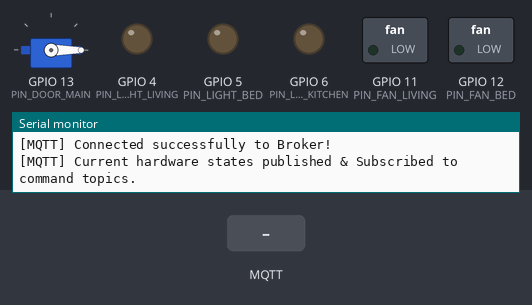
A sketch run on a simulated ESP32-S3. On the bench: servo, switched loads named in the sketch (green lamp = pin HIGH), output pins drawn as LEDs (lit = HIGH), the last lines printed to the serial monitor. Inputs (shaded band) come from the test bench. WiFi joins after 1.5 s; servers stay silent unless stated; random numbers use the default seed unless the sketch sets one; EEPROM starts erased; no MQTT or app messages arrive unless stated.

Above: at 2.7 s.
2.8 s: MQTT message "ON" arrives on the first subscribed topic
At 3.2 s:
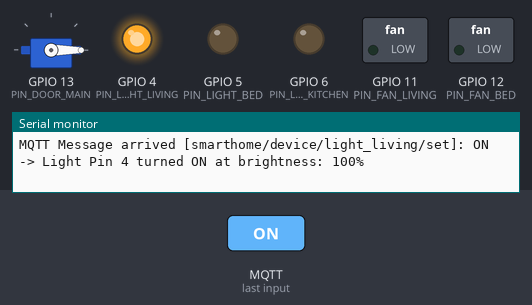
4.3 s: MQTT message "ON" arrives on the second subscribed topic
At 5.5 s:
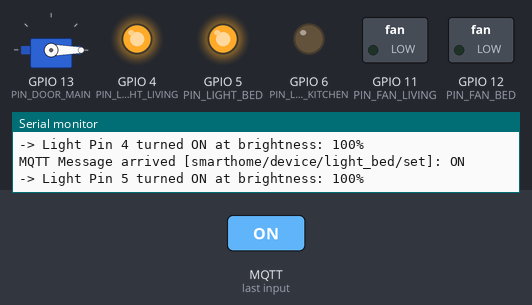
5.8 s: MQTT message "OFF" arrives on the first subscribed topic
At 6.6 s:
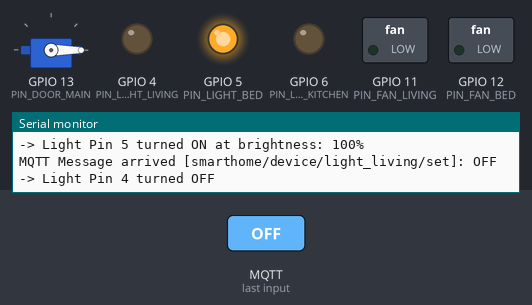
7.3 s: MQTT message "ON" arrives on the third subscribed topic
At 7.8 s:
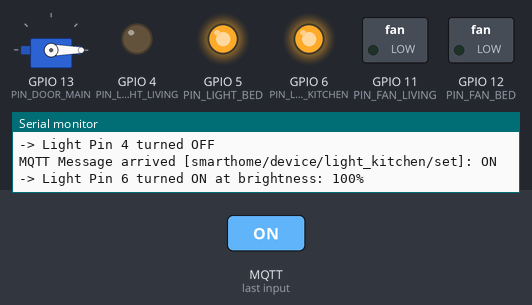
8.8 s: MQTT message "OFF" arrives on the second subscribed topic
At 10.0 s:
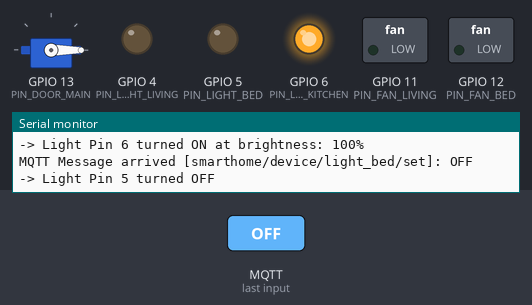
10.3 s: MQTT message "ON" arrives on the first subscribed topic
At 11.3 s:
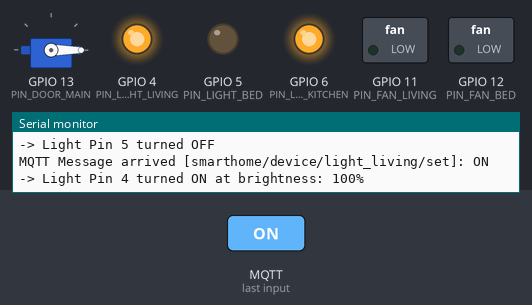
Timing chart, 0 to 12.8 s (numbered marks = the images above; inputs shaded):
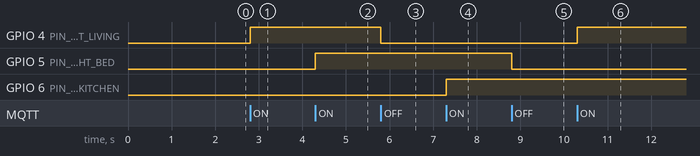

The sketch:

esp32_smarthome.ino
```cpp
/**
 * CHƯƠNG TRÌNH ĐIỀU KHIỂN HỆ THỐNG SMART HOME QUA ESP32-S3 (MÔ PHỎNG
 * BREADBOARD)
 *
 * Các thư viện cần cài đặt qua Arduino Library Manager:
 * 1. PubSubClient (bởi Nick O'Leary) - Để kết nối giao thức MQTT.
 * 2. ESP32Servo (bởi John K. Bennett) - Để điều khiển động cơ Servo trên chip
 * ESP32.
 *
 * Sơ đồ nối dây an toàn (GPIO Pinout - Tránh xung đột OSPI Flash/RAM):
 * - Đèn phòng khách: GPIO 4
 * - Đèn phòng ngủ: GPIO 5
 * - Đèn nhà bếp: GPIO 6
 * - Quạt phòng khách: GPIO 11
 * - Quạt phòng ngủ: GPIO 12
 * - Cửa chính: GPIO 13
 */

#include <ESP32Servo.h>
#include <Preferences.h>
#include <PubSubClient.h>
#include <WiFi.h>

// ==========================================
// THÔNG TIN CẤU HÌNH KẾT NỐI (THAY ĐỔI TẠI ĐÂY)
// ==========================================
const char *ssid = "H09";                      // Tên mạng Wi-Fi nhà bạn
const char *password = "hoilamgi";             // Mật khẩu Wi-Fi
const char *mqtt_server = "broker.hivemq.com"; // Địa chỉ MQTT Broker
const int mqtt_port = 1883;

// Định nghĩa Topic điều khiển (App -> ESP32) và phản hồi (ESP32 -> App) cho 6
// thiết bị
#define TOPIC_LIGHT_LIVING_SET "smarthome/device/light_living/set"
#define TOPIC_LIGHT_LIVING_STATE "smarthome/device/light_living/state"

#define TOPIC_LIGHT_BED_SET "smarthome/device/light_bed/set"
#define TOPIC_LIGHT_BED_STATE "smarthome/device/light_bed/state"

#define TOPIC_LIGHT_KITCHEN_SET "smarthome/device/light_kitchen/set"
#define TOPIC_LIGHT_KITCHEN_STATE "smarthome/device/light_kitchen/state"

#define TOPIC_FAN_LIVING_SET "smarthome/device/fan_living/set"
#define TOPIC_FAN_LIVING_STATE "smarthome/device/fan_living/state"

#define TOPIC_FAN_BED_SET "smarthome/device/fan_bed/set"
#define TOPIC_FAN_BED_STATE "smarthome/device/fan_bed/state"

#define TOPIC_DOOR_SET "smarthome/device/door_main/set"
#define TOPIC_DOOR_STATE "smarthome/device/door_main/state"

// Định nghĩa sơ đồ chân GPIO an toàn
const int PIN_LIGHT_LIVING = 4;
const int PIN_LIGHT_BED = 5;
const int PIN_LIGHT_KITCHEN = 6;
const int PIN_FAN_LIVING = 11;
const int PIN_FAN_BED = 12;
const int PIN_DOOR_MAIN = 13;

// Biến đối tượng
WiFiClient espClient;
PubSubClient client(espClient);
Servo mainDoorServo;
Preferences preferences;

// Hàm cấu hình và kết nối Wi-Fi
void setup_wifi() {
  delay(10);
  Serial.println();
  Serial.printf("Connecting to WiFi SSID: %s\n", ssid);

  WiFi.mode(WIFI_STA);
  WiFi.begin(ssid, password);

  int attempt = 0;
  while (WiFi.status() != WL_CONNECTED) {
    delay(500);
    Serial.print(".");
    attempt++;
    if (attempt % 20 == 0) {
      Serial.printf("\n[WiFi] Still trying to connect. WiFi Status Code: %d\n",
                    WiFi.status());
    }
  }

  Serial.println("");
  Serial.println("[WiFi] Connected successfully!");
  Serial.print("[WiFi] IP address: ");
  Serial.println(WiFi.localIP());
  Serial.printf("[WiFi] Signal Strength (RSSI): %d dBm\n", WiFi.RSSI());
}

// Hàm bổ trợ điều khiển Đèn LED
void handleLight(String topicStr, String commandTopic, String stateTopic,
                 int pin, String prefKey, String message) {
  if (topicStr.equals(commandTopic)) {
    if (message.equals("OFF")) {
      ledcWrite(pin, 0); // Tắt LED
      preferences.putInt(prefKey.c_str(), 0);
      client.publish(stateTopic.c_str(), "OFF", true);
      Serial.printf("-> Light Pin %d turned OFF\n", pin);
    } else if (message.startsWith("ON")) {
      int brightness = 100; // Mặc định sáng tối đa
      if (message.indexOf("BRIGHTNESS=") > 0) {
        brightness =
            message.substring(message.indexOf("BRIGHTNESS=") + 11).toInt();
      }

      // Ánh xạ độ sáng 0-100% sang PWM 8-bit (0-255)
      int pwmVal = map(brightness, 0, 100, 0, 255);
      ledcWrite(pin, pwmVal);
      preferences.putInt(prefKey.c_str(), pwmVal);

      String response = "ON,BRIGHTNESS=" + String(brightness);
      client.publish(stateTopic.c_str(), response.c_str(), true);
      Serial.printf("-> Light Pin %d turned ON at brightness: %d%%\n", pin,
                    brightness);
    }
  }
}

// Hàm bổ trợ điều khiển Quạt kèm cơ chế Kickstart
void handleFan(String topicStr, String commandTopic, String stateTopic, int pin,
               String prefKey, String message) {
  if (topicStr.equals(commandTopic)) {
    if (message.equals("OFF")) {
      ledcWrite(pin, 0); // Tắt quạt
      preferences.putInt(prefKey.c_str(), 0);
      client.publish(stateTopic.c_str(), "OFF", true);
      Serial.printf("-> Fan Pin %d turned OFF\n", pin);
    } else if (message.startsWith("ON")) {
      int speed = 1; // Mặc định tốc độ thấp nhất
      if (message.indexOf("SPEED=") > 0) {
        speed = message.substring(message.indexOf("SPEED=") + 6).toInt();
      }

      // Ánh xạ tốc độ 1-3 sang giá trị PWM (được tăng để tránh quạt bị kẹt sau
      // khi kickstart)
      int pwmVal = 0;
      if (speed == 1)
        pwmVal = 135; // Mức 1 (Cân bằng, bắt đầu từ 135)
      else if (speed == 2)
        pwmVal = 195; // Mức 2
      else if (speed == 3)
        pwmVal = 255; // Mức 3 (100% công suất)

      // Kiểm tra xem quạt có đang tắt hay không để áp dụng kickstart
      int currentPwm = preferences.getInt(prefKey.c_str(), 0);
      if (currentPwm == 0 && pwmVal > 0) {
        // Cấp nguồn tối đa 100% trong 200ms để quạt thắng lực ma sát tĩnh khởi
        // điểm
        Serial.printf("-> Kickstarting Fan on Pin %d...\n", pin);
        ledcWrite(pin, 255);
        delay(200);
      }

      ledcWrite(pin, pwmVal);
      preferences.putInt(prefKey.c_str(), pwmVal);

      String response = "ON,SPEED=" + String(speed);
      client.publish(stateTopic.c_str(), response.c_str(), true);
      Serial.printf("-> Fan Pin %d turned ON at speed level: %d (PWM: %d)\n",
                    pin, speed, pwmVal);
    }
  }
}

// Hàm xử lý gói tin MQTT nhận được từ App
void callback(char *topic, byte *payload, unsigned int length) {
  String message = "";
  for (unsigned int i = 0; i < length; i++) {
    message += (char)payload[i];
  }

  String topicStr = String(topic);
  Serial.printf("MQTT Message arrived [%s]: %s\n", topic, message.c_str());

  // 1. ĐIỀU KHIỂN ĐÈN
  handleLight(topicStr, TOPIC_LIGHT_LIVING_SET, TOPIC_LIGHT_LIVING_STATE,
              PIN_LIGHT_LIVING, "lt_living", message);
  handleLight(topicStr, TOPIC_LIGHT_BED_SET, TOPIC_LIGHT_BED_STATE,
              PIN_LIGHT_BED, "lt_bed", message);
  handleLight(topicStr, TOPIC_LIGHT_KITCHEN_SET, TOPIC_LIGHT_KITCHEN_STATE,
              PIN_LIGHT_KITCHEN, "lt_kitchen", message);

  // 2. ĐIỀU KHIỂN QUẠT
  handleFan(topicStr, TOPIC_FAN_LIVING_SET, TOPIC_FAN_LIVING_STATE,
            PIN_FAN_LIVING, "fan_living", message);
  handleFan(topicStr, TOPIC_FAN_BED_SET, TOPIC_FAN_BED_STATE, PIN_FAN_BED,
            "fan_bed", message);

  // 3. ĐIỀU KHIỂN CỬA/ĐỘNG CƠ SERVO
  if (topicStr.equals(TOPIC_DOOR_SET)) {
    if (message.equals("OPEN")) {
      mainDoorServo.write(90); // Mở cửa (Góc 90 độ)
      preferences.putInt("door_open", 1);
      client.publish(TOPIC_DOOR_STATE, "OPEN", true);
      Serial.println("-> Door OPENED");
    } else if (message.equals("CLOSE")) {
      mainDoorServo.write(0); // Đóng cửa (Về lại góc 0 độ)
      preferences.putInt("door_open", 0);
      client.publish(TOPIC_DOOR_STATE, "CLOSE", true);
      Serial.println("-> Door CLOSED");
    }
  }
}

// Hàm kết nối lại với MQTT Broker khi mất kết nối
void reconnect() {
  while (!client.connected()) {
    Serial.printf("[MQTT] Attempting connection to Broker: %s:%d\n",
                  mqtt_server, mqtt_port);

    String clientId = "ESP32S3_SmartHome_Client_" + String(random(0xffff), HEX);

    if (client.connect(clientId.c_str())) {
      Serial.println("[MQTT] Connected successfully to Broker!");

      // Đăng ký (Subscribe) nhận lệnh điều khiển thiết bị
      client.subscribe(TOPIC_LIGHT_LIVING_SET);
      client.subscribe(TOPIC_LIGHT_BED_SET);
      client.subscribe(TOPIC_LIGHT_KITCHEN_SET);
      client.subscribe(TOPIC_FAN_LIVING_SET);
      client.subscribe(TOPIC_FAN_BED_SET);
      client.subscribe(TOPIC_DOOR_SET);

      // Đọc trạng thái hiện tại từ Preferences để gửi lên MQTT đồng bộ trạng
      // thái thực tế
      int lightLivingVal = preferences.getInt("lt_living", 0);
      int lightBedVal = preferences.getInt("lt_bed", 0);
      int lightKitchenVal = preferences.getInt("lt_kitchen", 0);
      int fanLivingVal = preferences.getInt("fan_living", 0);
      int fanBedVal = preferences.getInt("fan_bed", 0);
      int doorOpen = preferences.getInt("door_open", 0);

      client.publish(
          TOPIC_LIGHT_LIVING_STATE,
          lightLivingVal > 0
              ? ("ON,BRIGHTNESS=" + String(map(lightLivingVal, 0, 255, 0, 100)))
                    .c_str()
              : "OFF",
          true);
      client.publish(
          TOPIC_LIGHT_BED_STATE,
          lightBedVal > 0
              ? ("ON,BRIGHTNESS=" + String(map(lightBedVal, 0, 255, 0, 100)))
                    .c_str()
              : "OFF",
          true);
      client.publish(TOPIC_LIGHT_KITCHEN_STATE,
                     lightKitchenVal > 0
                         ? ("ON,BRIGHTNESS=" +
                            String(map(lightKitchenVal, 0, 255, 0, 100)))
                               .c_str()
                         : "OFF",
                     true);

      // Phát trạng thái quạt dựa trên giá trị PWM lưu trữ
      String fanLivingPayload = "OFF";
      if (fanLivingVal > 0) {
        int speed = 1;
        if (fanLivingVal >= 225)
          speed = 3;
        else if (fanLivingVal >= 165)
          speed = 2;
        fanLivingPayload = "ON,SPEED=" + String(speed);
      }
      client.publish(TOPIC_FAN_LIVING_STATE, fanLivingPayload.c_str(), true);

      String fanBedPayload = "OFF";
      if (fanBedVal > 0) {
        int speed = 1;
        if (fanBedVal >= 225)
          speed = 3;
        else if (fanBedVal >= 165)
          speed = 2;
        fanBedPayload = "ON,SPEED=" + String(speed);
      }
      client.publish(TOPIC_FAN_BED_STATE, fanBedPayload.c_str(), true);

      client.publish(TOPIC_DOOR_STATE, doorOpen == 1 ? "OPEN" : "CLOSE", true);

      Serial.println("[MQTT] Current hardware states published & Subscribed to "
                     "command topics.");
    } else {
      int state = client.state();
      Serial.printf("[MQTT] Connection failed, State Code: %d\n", state);
      Serial.println("[MQTT] Retrying in 5 seconds...");
      delay(5000);
    }
  }
}

void setup() {
  Serial.begin(115200);

  // Cấu hình chân GPIO làm đầu ra
  pinMode(PIN_LIGHT_LIVING, OUTPUT);
  pinMode(PIN_LIGHT_BED, OUTPUT);
  pinMode(PIN_LIGHT_KITCHEN, OUTPUT);
  pinMode(PIN_FAN_LIVING, OUTPUT);
  pinMode(PIN_FAN_BED, OUTPUT);

  // Cấu hình LEDC (PWM) cho ESP32-S3
  // ledcAttachChannel(Pin, Tần số, Độ phân giải, Kênh)
  ledcAttachChannel(PIN_LIGHT_LIVING, 5000, 8, 1);
  ledcAttachChannel(PIN_LIGHT_BED, 5000, 8, 2);
  ledcAttachChannel(PIN_LIGHT_KITCHEN, 5000, 8, 3);
  ledcAttachChannel(PIN_FAN_LIVING, 5000, 8, 4);
  ledcAttachChannel(PIN_FAN_BED, 5000, 8, 5);

  // Khởi chạy Preferences lưu trạng thái
  preferences.begin("smarthome", false);

  // Đọc các giá trị đã lưu, nếu chưa có thì dùng mặc định
  int lightLivingVal = preferences.getInt("lt_living", 0);
  int lightBedVal = preferences.getInt("lt_bed", 0);
  int lightKitchenVal = preferences.getInt("lt_kitchen", 0);
  int fanLivingVal = preferences.getInt("fan_living", 0);
  int fanBedVal = preferences.getInt("fan_bed", 0);
  int doorOpen = preferences.getInt("door_open", 0);

  // Khôi phục trạng thái vật lý kèm cơ chế Kickstart để quạt không bị kẹt khi
  // khởi động từ trạng thái nguội (cold boot)
  if (fanLivingVal > 0) {
    ledcWrite(PIN_FAN_LIVING, 255);
  }
  if (fanBedVal > 0) {
    ledcWrite(PIN_FAN_BED, 255);
  }

  if (fanLivingVal > 0 || fanBedVal > 0) {
    delay(200); // Cấp điện áp tối đa 200ms để trục động cơ thắng ma sát quay
                // khởi hành
  }

  // Khôi phục trạng thái xuất ra chân vật lý thực tế
  ledcWrite(PIN_LIGHT_LIVING, lightLivingVal);
  ledcWrite(PIN_LIGHT_BED, lightBedVal);
  ledcWrite(PIN_LIGHT_KITCHEN, lightKitchenVal);
  ledcWrite(PIN_FAN_LIVING, fanLivingVal);
  ledcWrite(PIN_FAN_BED, fanBedVal);

  // Cài đặt chân điều khiển Servo cửa chính
  mainDoorServo.attach(PIN_DOOR_MAIN);
  if (doorOpen == 1) {
    mainDoorServo.write(90);
  } else {
    mainDoorServo.write(0);
  }

  // Kết nối Wi-Fi và cài đặt MQTT
  setup_wifi();
  client.setServer(mqtt_server, mqtt_port);
  client.setCallback(callback);
}

void loop() {
  if (!client.connected()) {
    reconnect();
  }
  client.loop();
}
```

Measured:
- after the input at 2.8 s, GPIO 4 (PIN_LIGHT_LIVING): LOW → HIGH at once
- after the input at 4.3 s, GPIO 5 (PIN_LIGHT_BED): LOW → HIGH at once
- after the input at 5.8 s, GPIO 4 (PIN_LIGHT_LIVING): HIGH → LOW at once
- after the input at 7.3 s, GPIO 6 (PIN_LIGHT_KITCHEN): LOW → HIGH at once
- after the input at 8.8 s, GPIO 5 (PIN_LIGHT_BED): HIGH → LOW at once
- after the input at 10.3 s, GPIO 4 (PIN_LIGHT_LIVING): LOW → HIGH at once
